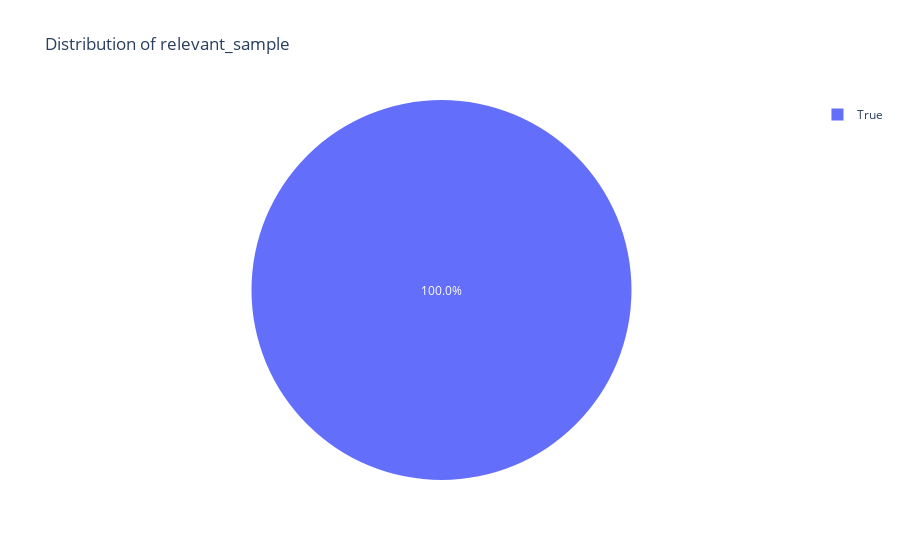
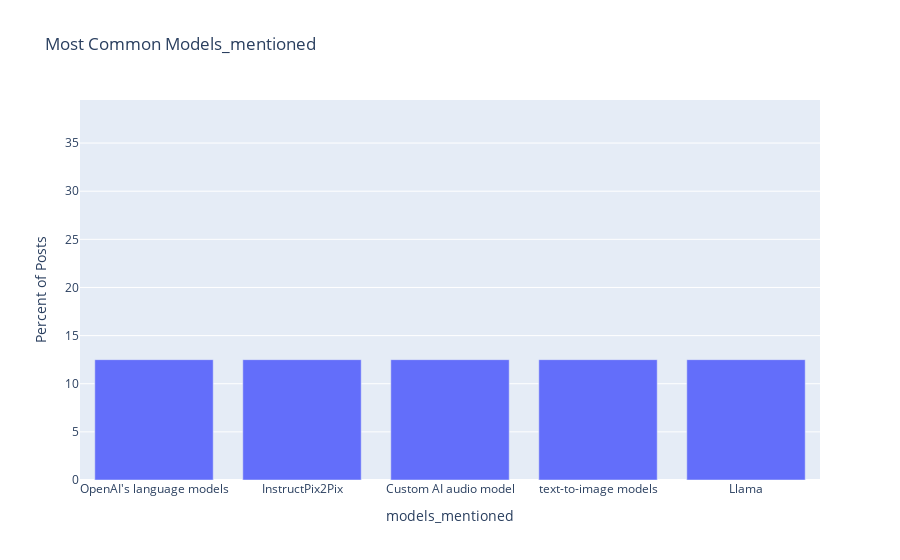
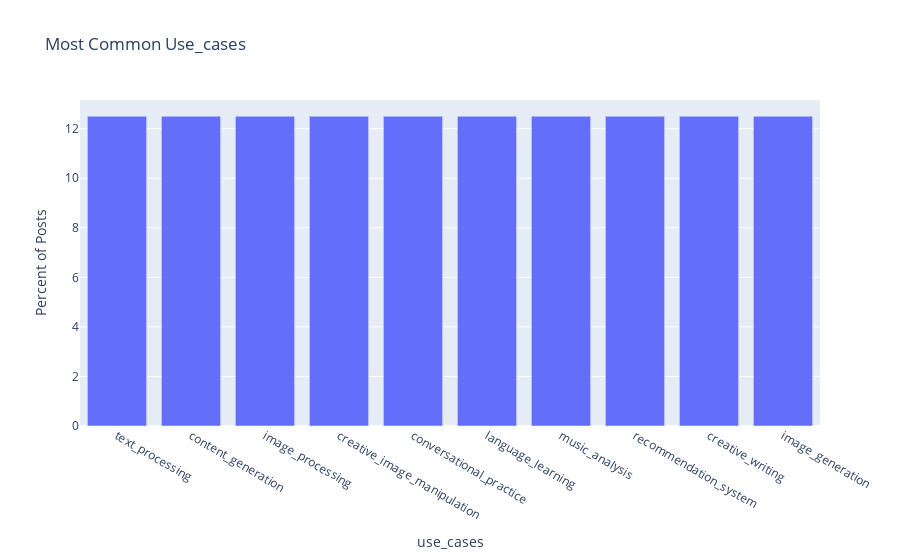
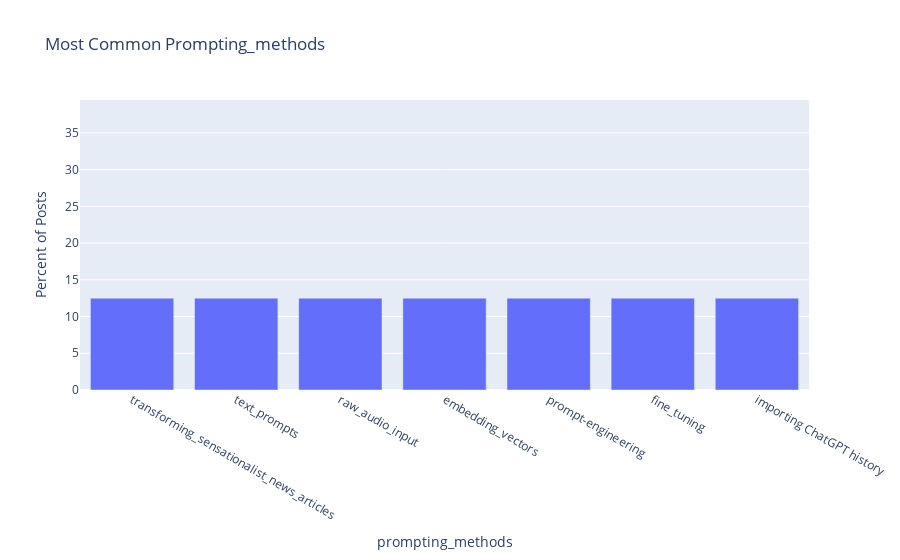

Source (notebook cell) for these figures, in order:
### Code cell
# Simple plots are created automatically by vizualizer
viz = visualizer.Visualization(samples, FIELDS)
viz.plot_all_fields(show_examples=True)
viz.show_samples(n=3, extra_fields=['sentiment','use_cases'])
viz.plot_by_time('created_utc', "Posts Over Time")
viz.plot_group_comparison('subreddit', 'sentiment', agg='mean')
viz.plot_correlation(['sentiment'])

### Figure 1 — Plotly figure (JSON) as saved in the notebook; plotly's stock layout.template omitted (floating-point values rounded to 4 significant figures)
{"data": [{"domain": {"x": [0, 1], "y": [0, 1]}, "hovertemplate": "label=%{label}<br>value=%{value}<extra></extra>", "labels": ["True"], "legendgroup": "", "name": "", "showlegend": true, "texttemplate": "%{value:.1f}%", "type": "pie", "values": [100]}], "layout": {"legend": {"tracegroupgap": 0}, "title": {"text": "Distribution of relevant_sample"}}}

### Figure 2 — Plotly figure (JSON) as saved in the notebook; plotly's stock layout.template omitted (floating-point values rounded to 4 significant figures)
{"data": [{"alignmentgroup": "True", "hovertemplate": "models_mentioned=%{x}<br>percent=%{y}<extra></extra>", "legendgroup": "", "marker": {"color": "#636efa", "pattern": {"shape": ""}}, "name": "", "offsetgroup": "", "orientation": "v", "showlegend": false, "textposition": "auto", "type": "bar", "x": [null, "OpenAI's language models", "InstructPix2Pix", "Custom AI audio model", "text-to-image models", "Llama"], "xaxis": "x", "y": [37.5, 12.5, 12.5, 12.5, 12.5, 12.5], "yaxis": "y"}], "layout": {"barmode": "relative", "legend": {"tracegroupgap": 0}, "title": {"text": "Most Common Models_mentioned"}, "xaxis": {"anchor": "y", "domain": [0, 1], "title": {"text": "models_mentioned"}}, "yaxis": {"anchor": "x", "domain": [0, 1], "title": {"text": "Percent of Posts"}}}}

### Figure 3 — Plotly figure (JSON) as saved in the notebook; plotly's stock layout.template omitted (floating-point values rounded to 4 significant figures)
{"data": [{"alignmentgroup": "True", "hovertemplate": "use_cases=%{x}<br>percent=%{y}<extra></extra>", "legendgroup": "", "marker": {"color": "#636efa", "pattern": {"shape": ""}}, "name": "", "offsetgroup": "", "orientation": "v", "showlegend": false, "textposition": "auto", "type": "bar", "x": ["text_processing", "content_generation", "image_processing", "creative_image_manipulation", "conversational_practice", "language_learning", "music_analysis", "recommendation_system", "creative_writing", "image_generation"], "xaxis": "x", "y": [12.5, 12.5, 12.5, 12.5, 12.5, 12.5, 12.5, 12.5, 12.5, 12.5], "yaxis": "y"}], "layout": {"barmode": "relative", "legend": {"tracegroupgap": 0}, "title": {"text": "Most Common Use_cases"}, "xaxis": {"anchor": "y", "domain": [0, 1], "title": {"text": "use_cases"}}, "yaxis": {"anchor": "x", "domain": [0, 1], "title": {"text": "Percent of Posts"}}}}

### Figure 4 — Plotly figure (JSON) as saved in the notebook; plotly's stock layout.template omitted (floating-point values rounded to 4 significant figures)
{"data": [{"alignmentgroup": "True", "hovertemplate": "prompting_methods=%{x}<br>percent=%{y}<extra></extra>", "legendgroup": "", "marker": {"color": "#636efa", "pattern": {"shape": ""}}, "name": "", "offsetgroup": "", "orientation": "v", "showlegend": false, "textposition": "auto", "type": "bar", "x": [null, "transforming_sensationalist_news_articles", "text_prompts", "raw_audio_input", "embedding_vectors", "prompt-engineering", "fine_tuning", "importing ChatGPT history"], "xaxis": "x", "y": [37.5, 12.5, 12.5, 12.5, 12.5, 12.5, 12.5, 12.5], "yaxis": "y"}], "layout": {"barmode": "relative", "legend": {"tracegroupgap": 0}, "title": {"text": "Most Common Prompting_methods"}, "xaxis": {"anchor": "y", "domain": [0, 1], "title": {"text": "prompting_methods"}}, "yaxis": {"anchor": "x", "domain": [0, 1], "title": {"text": "Percent of Posts"}}}}
